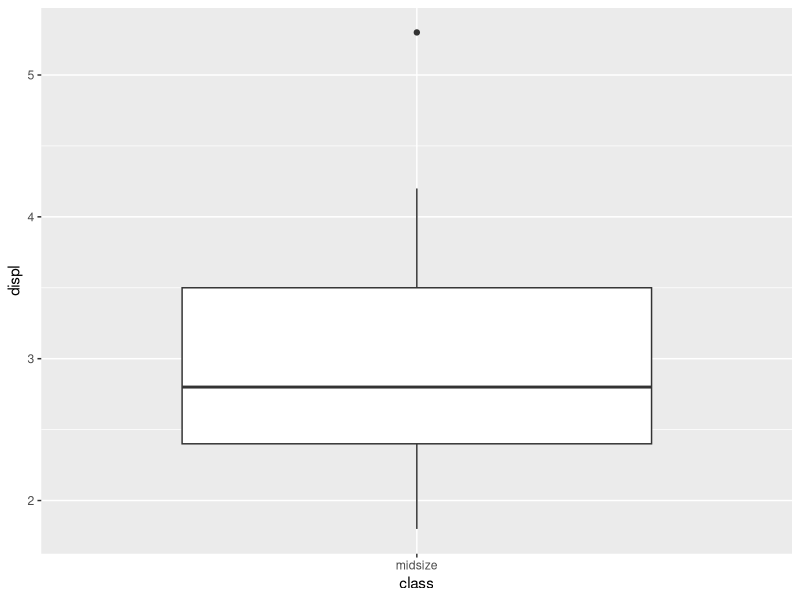
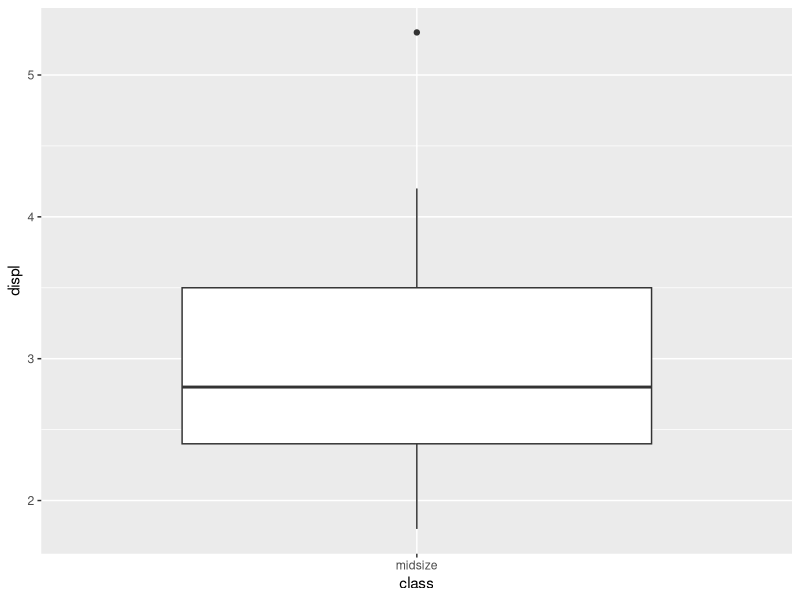
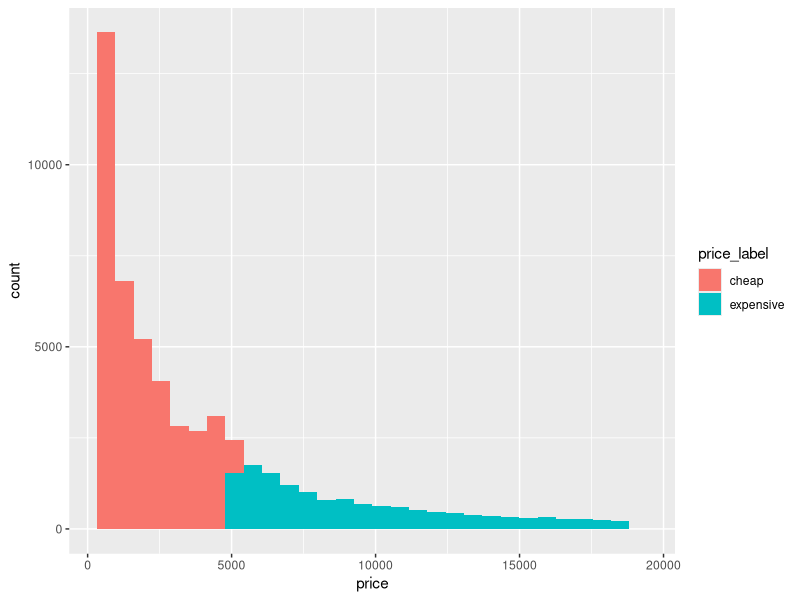
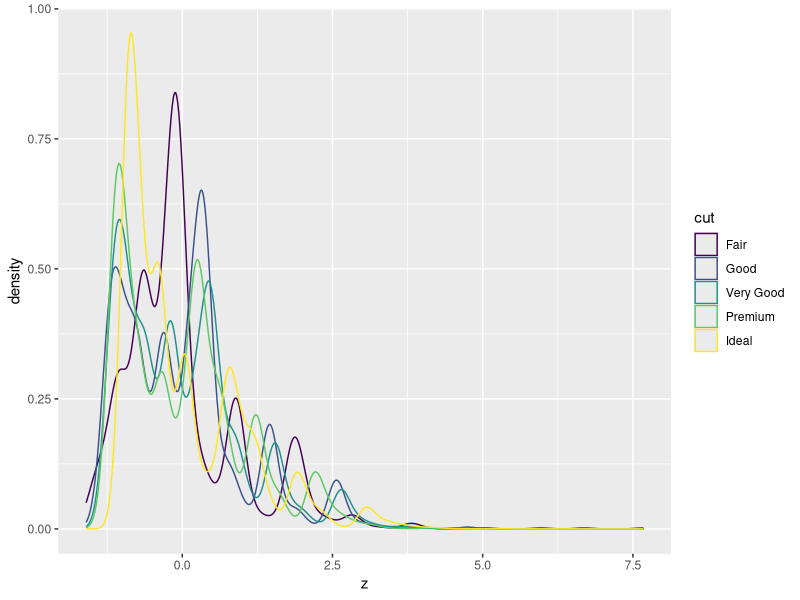

R code for these plots, in order:
## ---- chunk 1
library(tidyverse)

mpg_df <- mpg

## ---- chunk 2
mpg_df %>% filter(year == 1999)
## ---- chunk 3
mpg_df %>% filter(year==1999) %>% dim()
## ---- chunk 4
mpg_df %>% filter(class=='midsize')
## ---- chunk 5
mpg_df %>% filter(year == 1999 & cty > 18)
## ---- chunk 6
mpg_df %>% filter(manufacturer=='chevrolet' | class=='suv')
## ---- chunk 7
mpg_df %>% filter( (manufacturer=='chevrolet' | class=='suv') & hwy < 20) 
## ---- chunk 8
mpg_df %>% filter(str_detect(model,'4wd')) 
## ---- chunk 9
mpg %>% filter(is.na(year))
## ---- chunk 10
mpg %>% filter( complete.cases(.) )
## ---- chunk 11
mpg %>% filter( !complete.cases(.) )
## ---- chunk 12
mpg_df %>% select(model, displ, hwy)
## ---- chunk 13
mpg_df %>% select(-model, -year)
## ---- chunk 14
mpg_df %>% select(1,5,11)
## ---- chunk 15
mpg_df %>% select(1,3, cty, hwy)
## ---- chunk 16
mpg_df %>% select(contains('y'))
## ---- chunk 17
mpg_df %>% select(starts_with('c'))
## ---- chunk 18
mpg_df %>% select( 2, 1, class, contains('y'))
## ---- chunk 19
mpg_df %>% select(class,displ,year,everything())
## ---- chunk 20
mpg_df %>% arrange(displ)
## ---- chunk 21
mpg_df %>% arrange(manufacturer, displ, cty )
## ---- chunk 22
mpg_df %>% arrange(desc(hwy))
## ---- chunk 23
mpg_df %>% filter(class=='midsize') %>% 
  select(class,manufacturer,displ,year) %>% 
  arrange(displ)
## ---- chunk 24
mpg_slim <- mpg_df %>% 
  filter(class=='midsize') %>% 
  select(class,manufacturer,displ,year) %>% 
  arrange(displ)

## ---- chunk 25
 mpg_df %>% 
  filter(class=='midsize') %>% 
  select(class,manufacturer,displ,year) %>% 
  arrange(displ) %>% 
  ggplot(aes(x=class,y=displ)) + geom_boxplot()
## ---- chunk 26

#first create smaller dataset
mpg_slim <- mpg_df %>% 
  filter(class=='midsize') %>% 
  select(class,manufacturer,displ,year) %>% 
  arrange(displ)

#then plot the distribution of engine volumes of 'midsize' cars
mpg_slim %>% ggplot(aes(x=class,y=displ)) + geom_boxplot()
## ---- chunk 27

diamond_df <- ggplot2::diamonds

## ---- chunk 28
diamond_df %>% select(-x, -y, -z) %>% mutate(AUD = price * 1.25)
## ---- chunk 29
diamond_df %>% select(-x,-y,-z) %>% mutate(ppc = price/carat) 
## ---- chunk 30
diamond_df %>% 
  select(-x,-y,-z) %>% 
  mutate(grams = 0.2 * carat) %>% 
  mutate(AUD = price * 1.25) %>% 
  mutate(aud_per_gram  = AUD/grams)
## ---- chunk 31
diamond_df %>% select(-x,-y,-z) %>% 
  mutate(price_label = ifelse(price > 5000, 'expensive', 'cheap'))
## ---- chunk 32
diamond_df %>% select(-x,-y,-z) %>% 
  mutate(price_label = ifelse(price > 5000,'expensive','cheap')) %>% 
  ggplot(aes(x=price, fill = price_label)) + 
  geom_histogram()

## ---- chunk 33
diamond_df %>% 
  select(clarity) %>% 
  mutate(clarity_group = case_when(clarity == 'IF' ~ 'flawless',
                                   str_detect(clarity, 'VVS') ~ 'VV_slight',
                                   str_detect(clarity, 'VS') ~ 'V_slight',
                                   str_detect(clarity, 'SI') ~ 'slight',
                                   clarity == 'I1' ~ 'impurity',
                                   TRUE ~ 'other'))

## ---- chunk 34

diamond_df %>% summarize(mean_price = mean(price))

## ---- chunk 35

diamond_df %>% summarize(mean_price = mean(price),
                         sd_price = sd(price),
                         min_price = min(price),
                         max_price = max(price))

## ---- chunk 36
diamond_df %>% summarize(mean_price = mean(price),
                         sd_price = sd(price),
                         min_price = min(price),
                         max_price = max(price),
                         n_rows = n())

## ---- chunk 37
diamond_df %>% str()
## ---- chunk 38
diamond_df %>% group_by(cut) %>% str()
## ---- chunk 39

diamond_df %>% group_by(clarity) %>% 
  summarize(mean_price = mean(price),
            sd_price = sd(price),
            min_price = min(price),
            max_price = max(price),
            n_rows = n())

## ---- chunk 40
diamond_df %>% 
  group_by(clarity, cut) %>% 
  summarize(mean_price = mean(price),
            sd_price = sd(price),
            min_price = min(price),
            max_price = max(price),
            n_rows = n())

## ---- chunk 41
diamond_df %>% select(-x,-y,-z) %>% 
  group_by(cut) %>% 
  mutate(cut_meanprice = mean(price))
## ---- chunk 42
diamond_df %>% select(-x,-y,-z) %>% 
  group_by(cut) %>% 
  mutate(cut_meanprice = mean(price)) %>% 
  mutate(price_diff    = price - cut_meanprice) 

## ---- chunk 43
diamond_df %>% count(cut)
## ---- chunk 44
diamond_df %>% count(cut,clarity)
## ---- chunk 45
diamond_df %>% sample_n(10)
## ---- chunk 46
diamond_df %>% group_by(cut) %>% sample_n(2)
## ---- chunk 47
diamond_df %>% group_by(clarity) %>% summarize(maxPrice = max(price))
## ---- chunk 48
diamond_df %>% group_by(cut) %>% summarize(sdWt = sd(carat)) 

## ---- chunk 49
weight_z <- diamond_df %>% group_by(cut) %>% 
  mutate(meanWt=mean(carat), 
         sdWt = sd(carat),
         z = (carat - meanWt)/sdWt) 
## ---- chunk 50
weight_z %>% ggplot(aes(x=z)) + geom_density(aes(col=cut))
